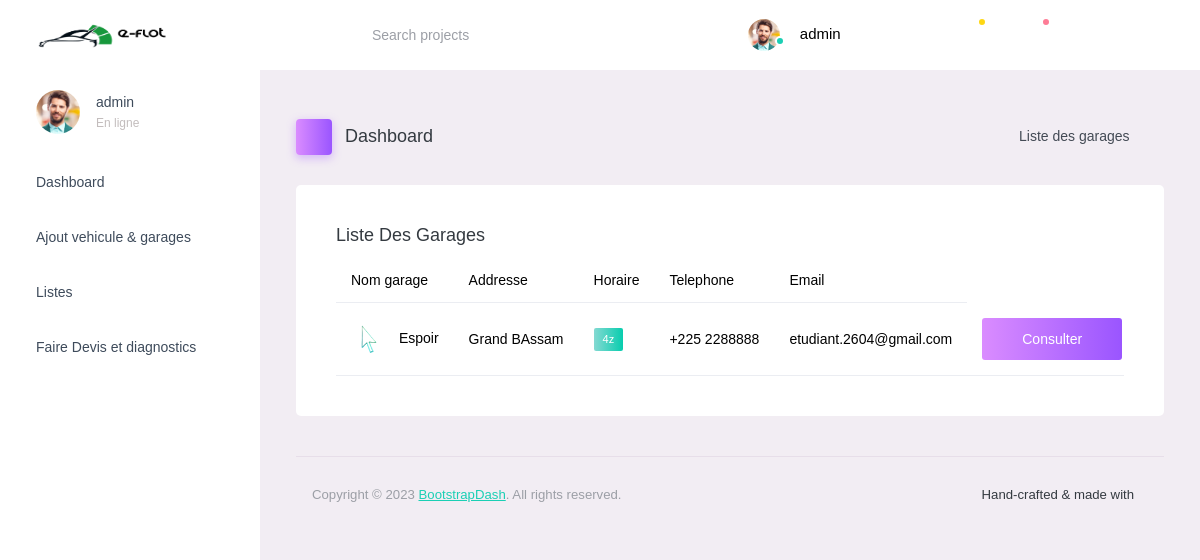
The app's page /Tableau/de/board/liste/garages/ (signed in) with its own data.
### Main/models.py (models this page shows, shortened)
class User(AbstractUser):
    ROLE_NORMAL = 'normal'
    ROLE_GARAGE = 'garage'
    ROLE_CHOICES = [
        (ROLE_NORMAL, 'Normal'),
        (ROLE_GARAGE, 'Garage'),
    ]
    role = models.CharField(
        max_length=10,
        choices=ROLE_CHOICES,
        default=ROLE_NORMAL,
    )
    username = models.CharField(max_length=100, unique=True)
    email = models.EmailField(unique=True)
    groups = models.ManyToManyField(
        Group,
        related_name='custom_user_set',
        blank=True,
        help_text=_(
            'The groups this user belongs to. A user will get all permissions '
            'granted to each of their groups.'
        ),
        verbose_name=_('groups'),
    )
    user_permissions = models.ManyToManyField(
        Permission,
        related_name='custom_user_set',  # Change related_name to avoid conflict
        blank=True,
        help_text=_('Specific permissions for this user.'),
        verbose_name=_('user permissions'),
    )
    objects = CustomUserManager()
    USERNAME_FIELD = 'username'

### admin_dashboard/models.py (models this page shows, shortened)
class Garage(models.Model):
    user = models.OneToOneField(settings.AUTH_USER_MODEL, on_delete=models.CASCADE)
    name = models.CharField(max_length=100)
    adresse = models.CharField(max_length=100)
    telephone = models.CharField(max_length=100)
    site_web = models.CharField(max_length=100)
    email = models.CharField(max_length=100)
    horaire = models.CharField(max_length=100)
    service = models.CharField(max_length=100)
    photo_garage = models.ImageField(upload_to='photo_garage/')
    logo_garage = models.ImageField(upload_to='logo_garare/')
    status = models.BooleanField(default= True)
    date_add = models.DateTimeField(auto_now= True)
    date_update = models.DateTimeField(auto_now= True)

### admin_dashboard/views.py (the view)
# urls.py: path('Tableau/de/board/liste/garages/', list_garage, name='liste_garage'),
@superuser_required
def list_garage(request):
    garages = Garage.objects.all().order_by('-id')
    datas = {
        'garages': garages,
    }
    return render(request, 'dist/pages/gestion/liste-garage.html', datas)

### Main/permissions.py (called while the page is built)
def superuser_required(function):
    @wraps(function)
    def wrap(request, *args, **kwargs):
        if request.user.is_authenticated and request.user.is_superuser:
            return function(request, *args, **kwargs)
        else:
            return render(request, 'access_denied.html', status=403)
    return wrap

### admin_dashboard/templates/dist/pages/gestion/liste-garage.html (shortened to what this page needs)
{% extends 'dist/base.html' %}
{% load static %}
{% block content %}
   <div class="main-panel">
          <div class="content-wrapper">
            <div class="page-header">
              <h3 class="page-title">
                <span
                  class="page-title-icon bg-gradient-primary text-white me-2"
                >
                  <i class="mdi mdi-home"></i>
                </span>
                Dashboard
              </h3>
              <nav aria-label="breadcrumb">
                <ul class="breadcrumb">
                  <li class="breadcrumb-item active" aria-current="page">
                    Liste des garages
                    <i
                      class="mdi mdi-alert-circle-outline icon-sm text-primary align-middle"
                    ></i>
                  </li>
                </ul>
              </nav>
            </div>
            <div class="row">
              <div class="col-12 grid-margin">
                <div class="card">
                  <div class="card-body">
                    <h4 class="card-title">Liste des garages</h4>
                    <div class="table-responsive">
                      <table class="table">
                        <thead>
                          <tr>
                            <th>Nom garage</th>
                            <th>Addresse</th>
                            <th>Horaire</th>
                            <th>Telephone</th>
                            <th>Email</th>
                          </tr>
                        </thead>
                        {% for garage in garages %}
                        <tbody>
                          <tr>
                            <td>
                              <img
                                src="{{ garage.logo_garage.url }}"
                                class="me-2"
                                alt="image"
                              />
                              {{ garage.name }}
                            </td>
                            <td>{{ garage.adresse }}</td>
                            <td>
                              <label class="badge badge-gradient-success"
                                >{{garage.horaire}}</label
                              >
                            </td>
                            <td>+225 {{garage.telephone}}</td>
                            <td>{{garage.email}}</td>
                            <td><a class="btn btn-gradient-primary" href="{% url 'detail_garage' garage.id  %}">Consulter</a></td>
                          </tr>
                        </tbody>
                        {% endfor %}
                      </table>
                    </div>
                  </div>
                </div>
              </div>
            </div>
{% endblock content %}

### admin_dashboard/templates/dist/base.html (shortened to what this page needs)
{% load static %}
<!DOCTYPE html>
<html lang="en">
  <head>
    <link
      rel="stylesheet"
      href="{% static 'assets/vendors/mdi/css/materialdesignicons.min.css' %}"
      />
      <link
      rel="stylesheet"
      href="{% static 'assets/vendors/ti-icons/css/themify-icons.css' %}"
      />
      <link
      rel="stylesheet"
      href="{% static 'assets/vendors/css/vendor.bundle.base.css' %}"
      />
      <link
      rel="stylesheet"
      href="{% static 'assets/vendors/font-awesome/css/font-awesome.min.css' %}"
      />
      <link
      rel="stylesheet"
      href="{% static 'assets/vendors/bootstrap-datepicker/bootstrap-datepicker.min.css' %}"
      />
      <link
      rel="stylesheet"
      href="{% static 'assets/vendors/ti-icons/css/themify-icons.css' %}"
      />
      <link
      rel="stylesheet"
      href="{% static 'assets/vendors/font-awesome/css/font-awesome.min.css' %}"
      />
    <link rel="stylesheet" href="{% static 'assets/css/style.css' %}" />
  </head>
  <body>
    <div class="container-scroller">
      <nav
      class="navbar default-layout-navbar col-lg-12 col-12 p-0 fixed-top d-flex flex-row"
      >
      <div
      class="text-center navbar-brand-wrapper d-flex align-items-center justify-content-start"
      >
      <a class="navbar-brand brand-logo" href="index.html"
      ><img src="{% static 'assets/images/ee copie 2.png' %}" alt="logo"
      /></a>
    </div>
    <div class="navbar-menu-wrapper d-flex align-items-stretch">
      <button
      class="navbar-toggler navbar-toggler align-self-center"
      type="button"
      data-toggle="minimize"
      >
      <span class="mdi mdi-menu"></span>
    </button>
    <div class="search-field d-none d-md-block">
      <form class="d-flex align-items-center h-100" action="#">
        <div class="input-group">
          <div class="input-group-prepend bg-transparent">
            <i class="input-group-text border-0 mdi mdi-magnify"></i>
          </div>
          <input
                  type="text"
                  class="form-control bg-transparent border-0"
                  placeholder="Search projects"
                  />
                </div>
            </form>
          </div>
          <ul class="navbar-nav navbar-nav-right">
            <li class="nav-item nav-profile dropdown">
              <a
                class="nav-link dropdown-toggle"
                id="profileDropdown"
                href="#"
                data-bs-toggle="dropdown"
                aria-expanded="false"
              >
              <div class="nav-profile-img">
                {% if request.user.role == "garage" %}
                {% for garage in garages %}
                <img
                  src="{{garage.logo_garage.url}}"
                  alt="image"
                  />
                  {% endfor %}
                  {% else %}
                  <img
                  src="{% static 'assets/images/faces/face1.jpg' %}"
                  alt="image"
                  />
                  {% endif %}
                  <span class="availability-status online"></span>
                </div>
                <div class="nav-profile-text">
                  {% if request.user.is_authenticated %}
                  <p class="mb-1 text-black">{{ request.user.username }}</p>
                  {% endif %}
                </div>
              </a>
            </li>
            <li class="nav-item d-none d-lg-block full-screen-link">
              <a class="nav-link">
                <i class="mdi mdi-fullscreen" id="fullscreen-button"></i>
              </a>
            </li>
            <li class="nav-item dropdown">
              <a
                class="nav-link count-indicator dropdown-toggle"
                id="messageDropdown"
                href="#"
                data-bs-toggle="dropdown"
                aria-expanded="false"
              >
                <i class="mdi mdi-email-outline"></i>
                <span class="count-symbol bg-warning"></span>
              </a>
            </li>
            <li class="nav-item dropdown">
              <a
                class="nav-link count-indicator dropdown-toggle"
                id="notificationDropdown"
                href="#"
                data-bs-toggle="dropdown"
              >
                <i class="mdi mdi-bell-outline"></i>
                <span class="count-symbol bg-danger"></span>
              </a>
            </li>
            <li class="nav-item nav-logout d-none d-lg-block">
              <a class="nav-link" href="#">
                <i class="mdi mdi-power"></i>
              </a>
            </li>
            <li class="nav-item nav-settings d-none d-lg-block">
              <a class="nav-link" href="#">
                <i class="mdi mdi-format-line-spacing"></i>
              </a>
            </li>
          </ul>
        </div>
      </nav>
      <div class="container-fluid page-body-wrapper">
        <nav class="sidebar sidebar-offcanvas" id="sidebar">
          <ul class="nav">
            <li class="nav-item nav-profile">
              <a href="#" class="nav-link">
                <div class="nav-profile-image">
                  <img
                    src="{% static 'assets/images/faces/face1.jpg' %}"
                    alt="profile"
                  />
                </div>
                <div class="nav-profile-text d-flex flex-column">
                  {% if request.user.is_authenticated %}
                  <span class="font-weight-bold mb-2"
                    >{{request.user.username }}</span
                  >
                  {% if user.status == True %}
                  <span class="text-secondary text-small">Hors ligne</span>
                  {% else %}
                  <span class="text-secondary text-small">En ligne</span>
                  {% endif %}
                </div>
                {% endif %}
                <i
                  class="mdi mdi-bookmark-check text-success nav-profile-badge"
                ></i>
              </a>
            </li>
            <li class="nav-item">
              <a class="nav-link" href="">
                <span class="menu-title">Dashboard</span>
                <i class="mdi mdi-home menu-icon"></i>
              </a>
            </li>
           {% if request.user.is_superuser %}
            <li class="nav-item">
              <a
                class="nav-link"
                data-bs-toggle="collapse"
                href="#tables"
                aria-expanded="false"
                aria-controls="tables"
              >
                <span class="menu-title">Ajout vehicule & garages</span>
                <i class="mdi mdi-table-large menu-icon"></i>
              </a>
            </li>
            {% endif %}
           {% if request.user.is_superuser %}
            <li class="nav-item">
              <a
                class="nav-link"
                data-bs-toggle="collapse"
                href="#auth"
                aria-expanded="false"
                aria-controls="auth"
              >
                <span class="menu-title">Listes</span>
                <i class="menu-arrow"></i>
                <i class="mdi mdi-lock menu-icon"></i>
              </a>
              </li>
              {% endif %}
                <li class="nav-item">
              <a
                class="nav-link"
                data-bs-toggle="collapse"
                href="#tables"
                aria-expanded="false"
                aria-controls="tables"
              >
                <span class="menu-title">Faire Devis et diagnostics</span>
                <i class="mdi mdi-table-large menu-icon"></i>
              </a>
            </li>
          </ul>
        </nav>
        {% block content %} {% endblock content %}
          <footer class="footer">
            <div
              class="d-sm-flex justify-content-center justify-content-sm-between"
            >
              <span
                class="text-muted text-center text-sm-left d-block d-sm-inline-block"
                >Copyright © 2023
                <a href="https://www.bootstrapdash.com/" target="_blank"
                  >BootstrapDash</a
                >. All rights reserved.</span
              >
              <span
                class="float-none float-sm-right d-block mt-1 mt-sm-0 text-center"
                >Hand-crafted & made with
                <i class="mdi mdi-heart text-danger"></i
              ></span>
            </div>
          </footer>
        </div>
      </div>
    </div>
  </body>
</html>

### records on screen
User: user.username "admin"
Garage: logo_garage (picture), name "Espoir", adresse "Grand BAssam", horaire "4z", telephone "2288888", email "etudiant.2604@gmail.com"
